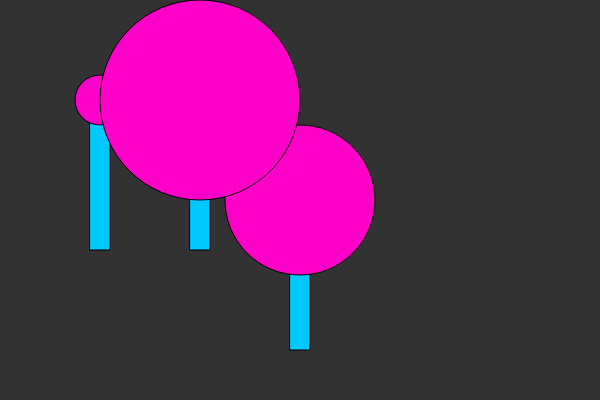
Frame 1 (no input)
Frame 60 (no input): identical to frame 1, image omitted
Frame 120 (the mouse pressed at the canvas centre since frame 60): identical to frame 1, image omitted

The p5.js sketch that drew this single still picture (run headless with seeded random() and noise() and a simulated clock; from frame 60 on, the mouse is pressed at the canvas centre):

// p5.js sketch
// ── sketch.js
function setup() {
  createCanvas(600,400);
}

function draw() {
  background(50);
  lollipop(100,100,50);
  lollipop(300,200,150);
  lollipop(200,100,200);
  
}

function lollipop(x, y, diameter) {
  fill(0, 200, 255);
  rect(x-10,y,20,150);
  
  fill(255,0,200);
  ellipse(x, y, diameter, diameter);
}
